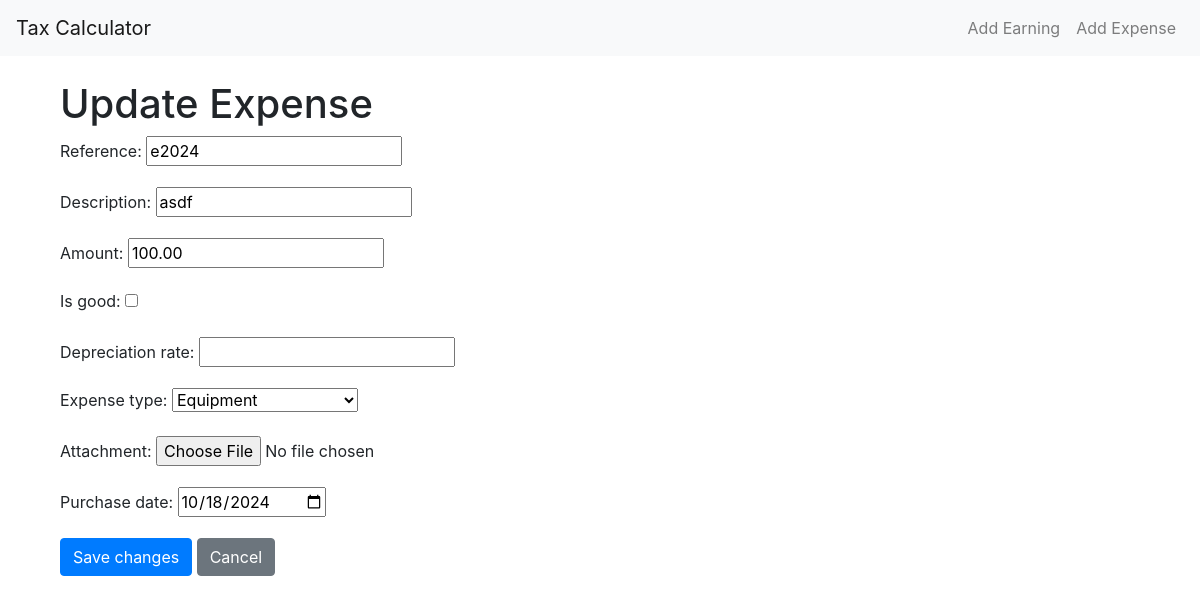
/expense/update/16/, run on the app's committed database.
### finance/models.py (models this page shows, shortened)
class Expense(models.Model):
    EXPENSE_TYPES = [
        ('office_supplies', 'Office Supplies'),
        ('travel', 'Travel'),
        ('equipment', 'Equipment'),
        ('utilities', 'Utilities'),
        ('marketing', 'Marketing'),
        ('insurance', 'Insurance'),
        ('salaries', 'Salaries'),
        ('rent', 'Rent'),
        ('professional_services', 'Professional Services'),
    ]
    reference = models.CharField(max_length=20, blank=True, null=True)
    description = models.CharField(max_length=255)
    amount = models.DecimalField(max_digits=10, decimal_places=2)
    is_good = models.BooleanField(default=False)
    financial_year = models.ForeignKey(FinancialYear, on_delete=models.CASCADE, related_name='expenses')
    depreciation_rate = models.FloatField(null=True, blank=True)
    expense_type = models.CharField(max_length=50, choices=EXPENSE_TYPES)
    attachment = models.FileField(upload_to='earnings_attachments/', blank=True, null=True)
    purchase_date = models.DateField()  # Ensure this field exists

### finance/views.py (the view)
# urls.py: path('expense/update/<int:pk>/', views.update_expense, name='update_expense'),
def update_expense(request, pk):
    expense = Expense.objects.get(pk=pk)
    if request.method == 'POST':
        form = ExpenseForm(request.POST, request.FILES, instance=expense)
        if form.is_valid():
            expense = form.save(commit=False)  # Don't save to the database yet
            financial_year = form.cleaned_data.get('financial_year')
            if financial_year:
                expense.financial_year = financial_year
            expense.save()  # Now save to the database
            return redirect('dashboard')
        else:
            print(form.errors)
    else:
        form = ExpenseForm(instance=expense)
    return render(request, 'expense_update.html', {'form': form})

### finance/forms.py (shortened to what this page needs)
class ExpenseForm(forms.ModelForm):
    class Meta:
        model = Expense
        fields = ['reference', 'description', 'amount', 'is_good', 'depreciation_rate', 'expense_type', 'attachment', 'purchase_date']
        widgets = {
            'purchase_date': forms.DateInput(attrs={'type': 'date'}, format='%Y-%m-%d')
        }
        initial = {
            'purchase_date': timezone.now
        }

### finance/templates/expense_update.html (shortened to what this page needs)
{% extends 'base.html' %}
{% block content %}
<div class="container">
    <h1>Update Expense</h1>
    <form method="post" enctype="multipart/form-data">
        {{ form.as_p }}
        <button type="submit" class="btn btn-primary">Save changes</button>
        <a href="{% url 'dashboard' %}" class="btn btn-secondary">Cancel</a>
    </form>
</div>
{% endblock %}

### data on the page
Expense: reference "e2024", description "asdf", amount "100.00", expense_type "Equipment", purchase_date "10/18/2024"
